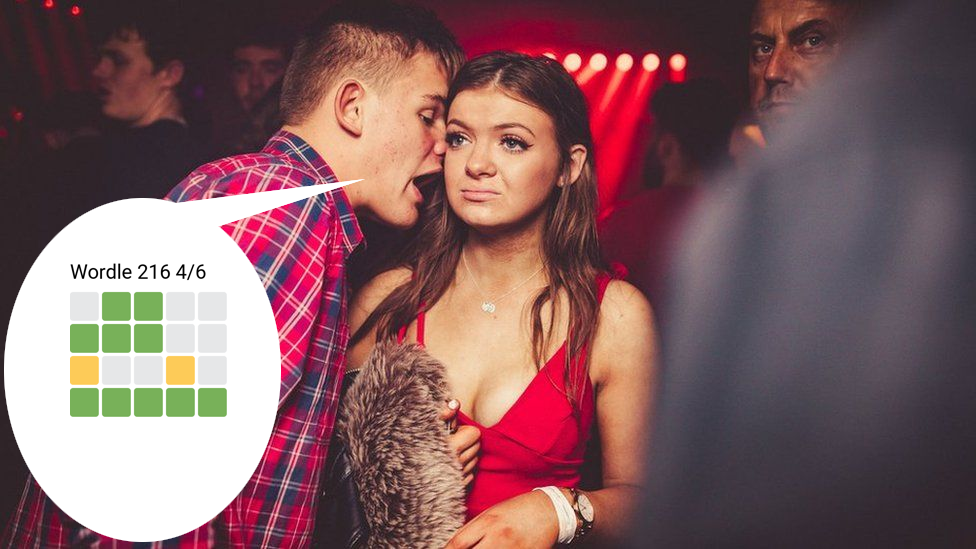

The Python source for this figure:
# coding=utf-8

from PIL import Image, ImageDraw, ImageFont
from datetime import date
import sys

left = 0
top = 80
padding = 80

if (len(sys.argv) > 1):
    s = sys.argv[1]
else:
    exit()
lines = s.split("\n")

out = Image.new("RGBA", (400, 600), (255, 255, 255, 255))
fnt = ImageFont.truetype("Roboto-Regular.ttf", 50)
d = ImageDraw.Draw(out)

d.text((0, 0), lines[0], (0, 0, 0), font=fnt)
green = Image.open('./assets/green.png').convert('RGBA')
white = Image.open('./assets/white.png').convert('RGBA')
orange = Image.open('./assets/orange.png').convert('RGBA')
black = Image.open('./assets/black.png').convert('RGBA')

mask_milk = Image.open('./assets/mask_milk.png').convert('RGBA')
milk = Image.open('./assets/milk.jpg').convert('RGBA')
mask_bro = Image.open('./assets/mask_bro.png').convert('RGBA')
bro = Image.open('./assets/bro.jpg').convert('RGBA')


colorBlocks = lines[2:]
for line in colorBlocks:
    for block in line:
        if(block == '🟩'):
            out.paste(green, mask=green, box=(left, top))
        if(block == '⬜'):
            out.paste(white, mask=white, box=(left, top))
        if(block == '🟨'):
            out.paste(orange, mask=orange, box=(left, top))
        if(block == '⬛'):
            out.paste(black, mask=black, box=(left, top))
        left += padding
    left = 0
    top += padding


out = out.resize((160, 240))
bro_out = out.resize((100, 150)).crop((0, 0, 100, 100))

box_milk = (70, 260)
box_bro = (340, 150)

bro.paste(mask_bro, mask_bro)
bro.paste(bro_out, box_bro)
bro.save('wordle_bro_%s.png' % date.today())

milk.paste(mask_milk, mask=mask_milk)
milk.paste(out, box_milk)

milk.save('wordle_%s.png' % date.today())
